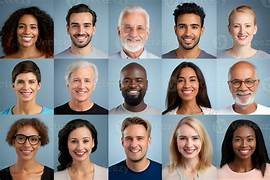
#> input picture Object_Detection/face.jpg, 270 x 180 px
$ python facedetectionimage.py
#> lines starting #> are read from the running program, lines starting #| are printed output that depends on the picture; after the words box and inside, x2 and y2 are one past the last pixel; in counts of white or black regions, pixels touching at a corner belong together
import cv2

face_cascade = cv2.CascadeClassifier('haar_frontalface_default.xml')

img = cv2.imread('face.jpg')
#> img is the input picture: shape (180, 270, 3); mean B, G, R 129, 130.3, 136.1
gray = cv2.cvtColor(img, cv2.COLOR_BGR2GRAY)
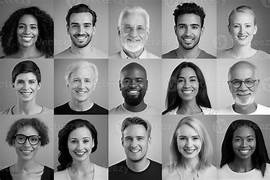
#> gray: shape (180, 270); min 0, max 255, mean 131.9
faces = face_cascade.detectMultiScale(gray, 1.1, 4) #vector of rectangles
#> faces = 15 rows, first 6: [13, 15, 30, 30], [64, 12, 35, 35], [228, 15, 31, 31], [170, 12, 37, 37], [66, 68, 33, 33], [118, 69, 29, 29]

for (x,y,w,h) in faces:
    cv2.rectangle(img, (x,y), (x+w, y+h), (255,0,0), 3)
#> this loop made 15 passes
#> (x, y, w, h) on passes 1 to 12: (13, 15, 30, 30), (64, 12, 35, 35), (228, 15, 31, 31), (170, 12, 37, 37), (66, 68, 33, 33), (118, 69, 29, 29), (173, 69, 29, 29), (11, 70, 31, 31), (226, 68, 33, 33), (229, 127, 31, 31), (119, 127, 31, 31), (173, 126, 32, 32)
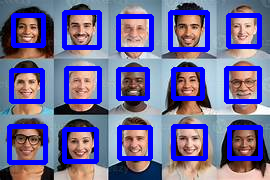
#> img: shape (180, 270, 3); 19.51% of pixels changed, all inside (x1, y1, x2, y2) = (7, 10, 263, 165)

cv2.imshow('detected', img)
cv2.waitKey(0)
